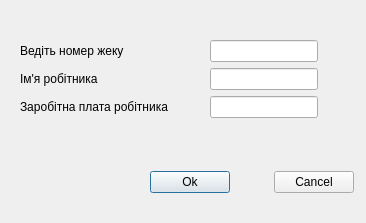
<?xml version="1.0" encoding="UTF-8"?>
<ui version="4.0">
 <class>Dialog</class>
 <widget class="QDialog" name="Dialog">
  <property name="geometry">
   <rect>
    <x>0</x>
    <y>0</y>
    <width>366</width>
    <height>223</height>
   </rect>
  </property>
  <property name="windowTitle">
   <string>Dialog</string>
  </property>
  <widget class="QWidget" name="layoutWidget">
   <property name="geometry">
    <rect>
     <x>20</x>
     <y>40</y>
     <width>298</width>
     <height>80</height>
    </rect>
   </property>
   <layout class="QVBoxLayout" name="verticalLayout">
    <item>
     <layout class="QHBoxLayout" name="horizontalLayout">
      <item>
       <widget class="QLabel" name="label">
        <property name="text">
         <string>Ведіть номер жеку</string>
        </property>
       </widget>
      </item>
      <item>
       <spacer name="horizontalSpacer">
        <property name="orientation">
         <enum>Qt::Horizontal</enum>
        </property>
        <property name="sizeHint" stdset="0">
         <size>
          <width>16</width>
          <height>17</height>
         </size>
        </property>
       </spacer>
      </item>
      <item>
       <widget class="QLineEdit" name="lineEdit"/>
      </item>
     </layout>
    </item>
    <item>
     <layout class="QHBoxLayout" name="horizontalLayout_2">
      <item>
       <widget class="QLabel" name="label_2">
        <property name="text">
         <string>Ім'я робітника</string>
        </property>
       </widget>
      </item>
      <item>
       <spacer name="horizontalSpacer_2">
        <property name="orientation">
         <enum>Qt::Horizontal</enum>
        </property>
        <property name="sizeHint" stdset="0">
         <size>
          <width>33</width>
          <height>17</height>
         </size>
        </property>
       </spacer>
      </item>
      <item>
       <widget class="QLineEdit" name="lineEdit_2"/>
      </item>
     </layout>
    </item>
    <item>
     <layout class="QHBoxLayout" name="horizontalLayout_3">
      <item>
       <widget class="QLabel" name="label_3">
        <property name="text">
         <string>Заробітна плата робітника</string>
        </property>
       </widget>
      </item>
      <item>
       <spacer name="horizontalSpacer_3">
        <property name="orientation">
         <enum>Qt::Horizontal</enum>
        </property>
        <property name="sizeHint" stdset="0">
         <size>
          <width>13</width>
          <height>17</height>
         </size>
        </property>
       </spacer>
      </item>
      <item>
       <widget class="QLineEdit" name="lineEdit_3"/>
      </item>
     </layout>
    </item>
   </layout>
  </widget>
  <widget class="QWidget" name="layoutWidget">
   <property name="geometry">
    <rect>
     <x>150</x>
     <y>170</y>
     <width>204</width>
     <height>25</height>
    </rect>
   </property>
   <layout class="QHBoxLayout" name="horizontalLayout_4">
    <item>
     <widget class="QPushButton" name="pushButton">
      <property name="text">
       <string>Ok</string>
      </property>
     </widget>
    </item>
    <item>
     <spacer name="horizontalSpacer_4">
      <property name="orientation">
       <enum>Qt::Horizontal</enum>
      </property>
      <property name="sizeHint" stdset="0">
       <size>
        <width>40</width>
        <height>20</height>
       </size>
      </property>
     </spacer>
    </item>
    <item>
     <widget class="QPushButton" name="pushButton_2">
      <property name="text">
       <string>Cancel</string>
      </property>
     </widget>
    </item>
   </layout>
  </widget>
 </widget>
 <resources/>
 <connections/>
</ui>
